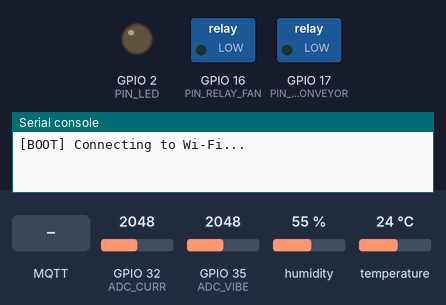
A program run on a simulated ESP32 board running MicroPython. Parts: switched loads named in the program (green lamp = pin HIGH), output pins drawn as LEDs (lit = HIGH), the last lines printed to the serial console. Inputs (shaded band) come from the test bench; at power-on: GPIO 32 (ADC_CURR) = 2048, GPIO 35 (ADC_VIBE) = 2048, humidity 55 %, temperature 24 °C (analog values on the 0–4095 scale). WiFi joins after 1.5 s; no MQTT or app messages arrive unless stated; the clock reads 2024-03-15 10:24:30 at power-on unless the program sets it.

Above: at 0.1 s.
At 2.1 s:
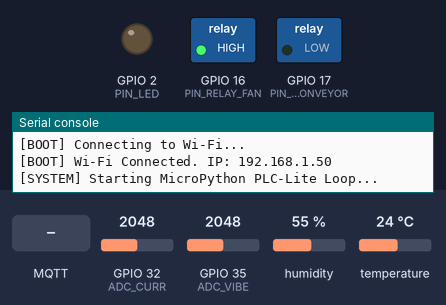
At 3.3 s:
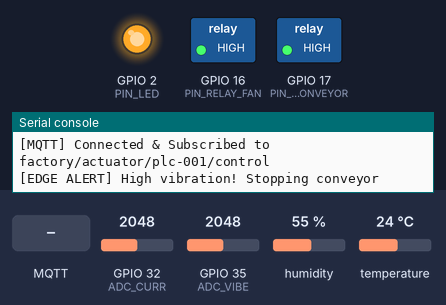
3.4 s: MQTT message "target" arrives on the first subscribed topic
6.8 s: MQTT message "1" arrives on the first subscribed topic
Timing chart, 0 to 9.8 s (numbered marks = the images above; inputs shaded):
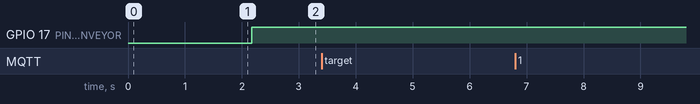

The program:

main.py
```python
# main.py -- MicroPython Smart Factory PLC-Lite Edge Controller
# HCLTech Embedded Systems & IoT Curriculum Project
import time
import json
import machine
from machine import Pin, ADC
import dht

# Pin Configurations
PIN_DHT = Pin(4)
PIN_RELAY_FAN = Pin(16, Pin.OUT, value=1)       # Active LOW (1 = OFF)
PIN_RELAY_CONVEYOR = Pin(17, Pin.OUT, value=0)  # Active LOW (0 = ON)
PIN_LED = Pin(2, Pin.OUT, value=0)
ADC_VIBE = ADC(Pin(35))
ADC_VIBE.atten(ADC.ATTN_11DB)
ADC_CURR = ADC(Pin(32))
ADC_CURR.atten(ADC.ATTN_11DB)

dht_sensor = dht.DHT22(PIN_DHT)

# MQTT Settings
MQTT_BROKER = "broker.hivemq.com"
MQTT_PORT = 1883
CLIENT_ID = "esp32-mpy-plc-001"
TOPIC_TELEMETRY = "factory/telemetry/plc-001"
TOPIC_CONTROL = "factory/actuator/plc-001/control"
TOPIC_STATUS = "factory/status/plc-001"

# Moving Average Buffer
WINDOW_SIZE = 10
vibe_history = []
temp_history = []

def moving_average(history, new_val):
    history.append(new_val)
    if len(history) > WINDOW_SIZE:
        history.pop(0)
    return sum(history) / len(history)

def on_message(topic, msg):
    try:
        data = json.loads(msg.decode())
        target = data.get("target")
        action = data.get("action")
        print(f"[CMD] Target: {target}, Action: {action}")
        if target == "FAN":
            PIN_RELAY_FAN.value(0 if action == "TURN_ON" else 1)
        elif target == "CONVEYOR":
            PIN_RELAY_CONVEYOR.value(0 if action == "TURN_ON" else 1)
    except Exception as e:
        print("[ERR] Parse error:", e)

def main():
    print("[SYSTEM] Starting MicroPython PLC-Lite Loop...")
    from umqtt.simple import MQTTClient
    client = MQTTClient(CLIENT_ID, MQTT_BROKER, port=MQTT_PORT)
    client.set_callback(on_message)

    try:
        client.connect()
        client.subscribe(TOPIC_CONTROL)
        print("[MQTT] Connected & Subscribed to", TOPIC_CONTROL)
        PIN_LED.value(1)
    except Exception as e:
        print("[MQTT] Connection failed, running in autonomous local mode:", e)

    while True:
        try:
            try:
                client.check_msg()
            except:
                pass

            # Read Sensors
            try:
                dht_sensor.measure()
                raw_temp = dht_sensor.temperature()
                raw_hum = dht_sensor.humidity()
            except:
                raw_temp = 28.0
                raw_hum = 55.0

            raw_vibe = (ADC_VIBE.read() / 4095.0) * 10.0
            raw_curr = abs(((ADC_CURR.read() / 4095.0) * 3.3 - 1.65) / 0.066)

            filtered_temp = moving_average(temp_history, raw_temp)
            filtered_vibe = moving_average(vibe_history, raw_vibe)

            # Edge Safety Interlocks
            if filtered_temp > 75.0:
                print("[EDGE ALERT] Over-temperature! Turning fan ON")
                PIN_RELAY_FAN.value(0)
            elif filtered_temp < 70.0:
                PIN_RELAY_FAN.value(1)

            if filtered_vibe > 4.5:
                print("[EDGE ALERT] High vibration! Stopping conveyor")
                PIN_RELAY_CONVEYOR.value(1)

            payload = {
                "deviceId": "plc-001",
                "timestamp": time.time(),
                "readings": {
                    "temperature": round(filtered_temp, 1),
                    "humidity": round(raw_hum, 1),
                    "vibration": round(filtered_vibe, 2),
                    "current": round(raw_curr, 2)
                },
                "actuators": {
                    "fan": "RUNNING" if PIN_RELAY_FAN.value() == 0 else "STOPPED",
                    "conveyor": "RUNNING" if PIN_RELAY_CONVEYOR.value() == 0 else "STOPPED"
                }
            }

            try:
                client.publish(TOPIC_TELEMETRY, json.dumps(payload))
            except:
                pass

            time.sleep(3)
        except Exception as e:
            print("[LOOP ERR]", e)
            time.sleep(2)

if __name__ == "__main__":
    main()
```

boot.py
```python
# boot.py -- executed on ESP32 boot-up
import esp
import gc
import network
import time

esp.osdebug(None)
gc.collect()

WIFI_SSID = "SmartFactory_WLAN"
WIFI_PASS = "Factory@Secure2026"

def connect_wifi():
    wlan = network.WLAN(network.STA_IF)
    wlan.active(True)
    if not wlan.isconnected():
        print("[BOOT] Connecting to Wi-Fi...")
        wlan.connect(WIFI_SSID, WIFI_PASS)
        timeout = 10
        while not wlan.isconnected() and timeout > 0:
            time.sleep(1)
            timeout -= 1
    if wlan.isconnected():
        print("[BOOT] Wi-Fi Connected. IP:", wlan.ifconfig()[0])
    else:
        print("[BOOT] Wi-Fi Connection Pending.")

connect_wifi()
```
